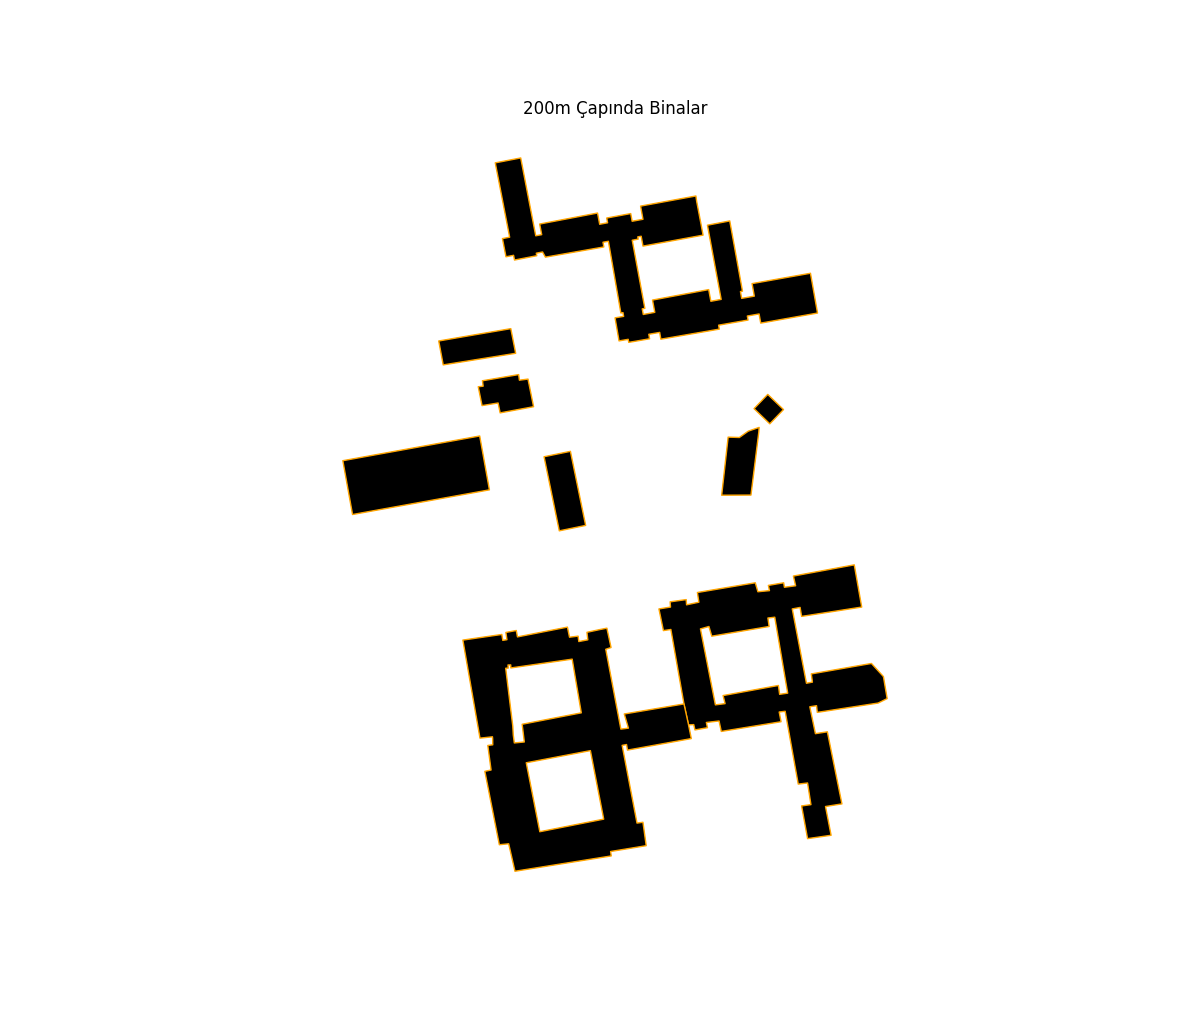

Python code for this plot:
import geopandas as gpd 
import matplotlib.pyplot as plt
from sqlalchemy import create_engine 


engine=create_engine("postgresql://postgres:361002@localhost:5432/kampus_db")

sql="""
SELECT name, building, way
FROM planet_osm_polygon
WHERE building IS NOT NULL
    AND ST_DWithin(
    way,
    ST_Transform(ST_SetSRID(ST_MakePoint(29.025,41.105),4326),3857),
    200
    );
"""


gdf=gpd.read_postgis(sql,engine, geom_col='way')


gdf.plot(figsize=(12,12),edgecolor='orange',color="black")
plt.title("200m Çapında Binalar")
plt.axis('off')
plt.show()
